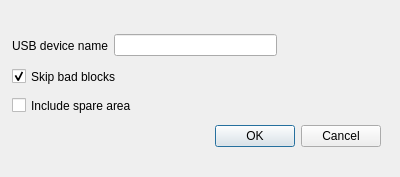
<?xml version="1.0" encoding="UTF-8"?>
<ui version="4.0">
 <class>SettingsProgrammerDialog</class>
 <widget class="QDialog" name="SettingsProgrammerDialog">
  <property name="geometry">
   <rect>
    <x>0</x>
    <y>0</y>
    <width>400</width>
    <height>177</height>
   </rect>
  </property>
  <property name="windowTitle">
   <string>Programmer Settings</string>
  </property>
  <widget class="QDialogButtonBox" name="buttonBox">
   <property name="geometry">
    <rect>
     <x>40</x>
     <y>120</y>
     <width>341</width>
     <height>32</height>
    </rect>
   </property>
   <property name="orientation">
    <enum>Qt::Horizontal</enum>
   </property>
   <property name="standardButtons">
    <set>QDialogButtonBox::Cancel|QDialogButtonBox::Ok</set>
   </property>
  </widget>
  <widget class="QWidget" name="layoutWidget">
   <property name="geometry">
    <rect>
     <x>12</x>
     <y>32</y>
     <width>265</width>
     <height>27</height>
    </rect>
   </property>
   <layout class="QHBoxLayout" name="horizontalLayout">
    <item>
     <widget class="QLabel" name="usbDevNameLabel">
      <property name="text">
       <string>USB device name</string>
      </property>
     </widget>
    </item>
    <item>
     <widget class="QLineEdit" name="usbDevNameLineEdit">
      <property name="minimumSize">
       <size>
        <width>100</width>
        <height>0</height>
       </size>
      </property>
     </widget>
    </item>
   </layout>
  </widget>
  <widget class="QCheckBox" name="skipBBCheckBox">
   <property name="geometry">
    <rect>
     <x>12</x>
     <y>65</y>
     <width>201</width>
     <height>23</height>
    </rect>
   </property>
   <property name="sizePolicy">
    <sizepolicy hsizetype="Preferred" vsizetype="Preferred">
     <horstretch>0</horstretch>
     <verstretch>0</verstretch>
    </sizepolicy>
   </property>
   <property name="text">
    <string>Skip bad blocks</string>
   </property>
   <property name="checked">
    <bool>true</bool>
   </property>
  </widget>
  <widget class="QCheckBox" name="incSpareCheckBox">
   <property name="geometry">
    <rect>
     <x>12</x>
     <y>94</y>
     <width>201</width>
     <height>23</height>
    </rect>
   </property>
   <property name="sizePolicy">
    <sizepolicy hsizetype="Preferred" vsizetype="Preferred">
     <horstretch>0</horstretch>
     <verstretch>0</verstretch>
    </sizepolicy>
   </property>
   <property name="text">
    <string>Include spare area</string>
   </property>
   <property name="checked">
    <bool>false</bool>
   </property>
  </widget>
  <zorder>buttonBox</zorder>
  <zorder>skipBBCheckBox</zorder>
  <zorder>incSpareCheckBox</zorder>
  <zorder>layoutWidget</zorder>
 </widget>
 <resources/>
 <connections>
  <connection>
   <sender>buttonBox</sender>
   <signal>accepted()</signal>
   <receiver>SettingsProgrammerDialog</receiver>
   <slot>accept()</slot>
   <hints>
    <hint type="sourcelabel">
     <x>248</x>
     <y>254</y>
    </hint>
    <hint type="destinationlabel">
     <x>157</x>
     <y>274</y>
    </hint>
   </hints>
  </connection>
  <connection>
   <sender>buttonBox</sender>
   <signal>rejected()</signal>
   <receiver>SettingsProgrammerDialog</receiver>
   <slot>reject()</slot>
   <hints>
    <hint type="sourcelabel">
     <x>316</x>
     <y>260</y>
    </hint>
    <hint type="destinationlabel">
     <x>286</x>
     <y>274</y>
    </hint>
   </hints>
  </connection>
 </connections>
</ui>
